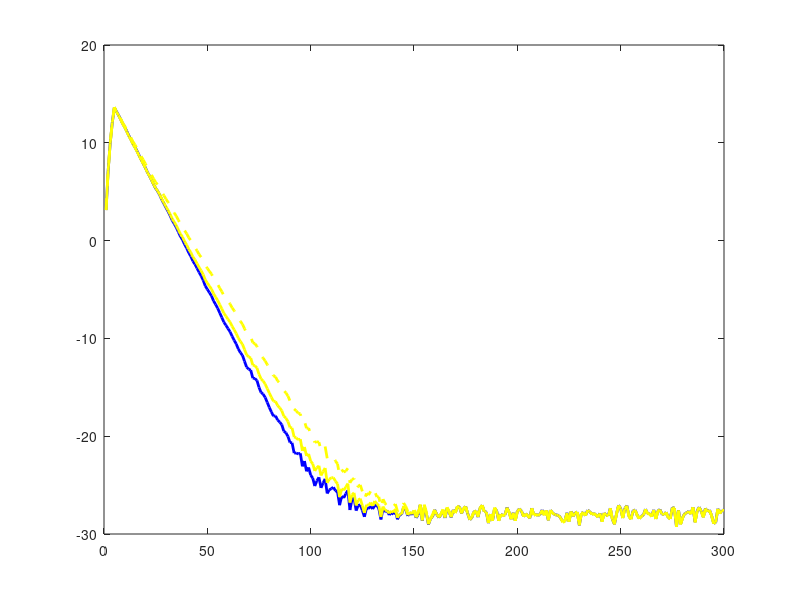

MATLAB code for this plot: (Note: this script raises an error after producing the figure.)
%% Channel Equalization using Least Mean Square (LMS) algorithm
% Author: SHUJAAT KHAN
% cite: Sadiq, Alishba, Imran Naseem, Shujaat Khan, Muhammad Moinuddin, Roberto Togneri, and Mohammed Bennamoun. "A novel quantum calculus-based complex least mean square algorithm (q-CLMS)." Applied Intelligence (2022): 1-20.

clc;
clear all;
close all;
pskmod_true = 1; % same as in paper
%pskmod_true = 0; % In case if you don't have Communication Toolbox

%% Channel and noise level

%h = [0.9 0.3 0.5 -0.1]; % Channel
SNRr = 20;              % Noise Level

%% LMS parameters
runs = 100;        % Number of independent runs (training repetation)
eta_CLMS = 4e-2;         % Learning rate / step size
eta_qCLMS = 1e-2;
order=20;           % Order of the equalizer

%% Visualization settings
f_size=14;   % Font size of figure
lw=2;       % linewidth of plot
f_FCLMS = [0.9 0.75];
mu_FCLMS = 1e-2;%9e-4;
mu_FoCLMS = 5e-2;
q=ones(order,1);
eU=zeros(order,1);
eta_max = 0.3;
%% Algorithm
for run = 1 : runs
    %% intialize weights
    h = 1 + 0*complex(randn(5,1),randn(5,1));
    U = zeros(order,1); % Input frame
    W = randn(order,1); % Initial Weigths
    Wq = W;
    W_FCLMS1 = W;
    W_FCLMS2 = W; 
    W_FoCLMS1 = W;
    W_FoCLMS2 = W;
    %% Input/Output data
    N = 300;               % Number of samples
    Bits = 16;               % Number of bits for modulation (2-bit for Binary modulation)
    if(pskmod_true)
        data = randi([0 1],1,N);        % Random signal
        d = real(pskmod(data,Bits));    % BPSK Modulated signal (desired/output)
    else
        %d = randn(1,N);                 % Gaussian Random signal
        d = randi([0 2^(Bits-1)],1,N)./(2^(Bits-1));        % Uniform Random signal
    end
    r = filter(h,1,d);              % Signal after passing through channel
    x = awgn(r, SNRr);              % Noisy Signal after channel (given/input)

    for n = 1 : N
        U(1,2:end) = U(1,1:end-1);  % Sliding window
        U(1,1) = x(n);              % Present Input
        %CLMS
        y = (W')*U;             % Calculating output of LMS
        e = d(n) - y;           % Instantaneous error 
        W = W +  0.05*eta_CLMS * conj(e) * U ;  % Weight update rule of LMS
        CLMS(run,n) = e * e';        % Instantaneous square error
        
        % Eq-CLMS
        Yq = (Wq')*U;
        eq = d(n)-Yq;
        eU(1,2:end) = eU(1,1:end-1);
        eU(1,1) = abs(eq);
        
        if((abs(eq))>(eta_max)) % original
        eU(:,:) = 1*eta_max;
        end
        
        q = (eU);
        
        Wq = Wq + 1.5*eta_qCLMS*conj(eq)*U.*q;
        EqCLMS(run,n) = eq * eq';
        
        %CFLMS
          y_FCLMS1 = (W_FCLMS1')*U;
        e_FCLMS1 = d(n) - y_FCLMS1;      

        W_FCLMS1 = W_FCLMS1 + 0.1*mu_FCLMS*conj(e_FCLMS1)*U ...,
            +  (0.1*mu_FCLMS/gamma(2-f_FCLMS(1)))*conj(e_FCLMS1)*U.*(W_FCLMS1.^(1-f_FCLMS(1)));
         K_FCLMS(run,n) = e_FCLMS1 * e_FCLMS1';
         
         
         y_FCLMS2 = (W_FCLMS2')*U;
        e_FCLMS2 = d(n) - y_FCLMS2;      

        W_FCLMS2 = W_FCLMS2 + 0.1*mu_FCLMS*conj(e_FCLMS2)*U ...,
            +  (0.1*mu_FCLMS/gamma(2-f_FCLMS(2)))*conj(e_FCLMS2)*U.*(W_FCLMS2.^(1-f_FCLMS(2)));
         K_FCLMS2(run,n) = e_FCLMS2 * e_FCLMS2';
         
         %FoCLMS
         
          y_FoCLMS1 = (W_FoCLMS1')*(U);
        e_FoCLMS1 = d(n) - y_FoCLMS1;      
A = 0.05*mu_FoCLMS/(2*gamma(2-f_FCLMS(1)));
      W_FoCLMS1 = W_FoCLMS1 + A*(conj(e_FoCLMS1)*U).*(real(W_FoCLMS1).^(1-f_FCLMS(1))+imag(W_FoCLMS1).^(1-f_FCLMS(1)))...,
        + A*(e_FoCLMS1*conj(U)).*(real(W_FoCLMS1).^(1-f_FCLMS(1))-imag(W_FoCLMS1).^(1-f_FCLMS(1)));
                
        Q_FoCLMS(run,n) = e_FoCLMS1* e_FoCLMS1';
        
          y_FoCLMS2 = (W_FoCLMS2')*(U);
        e_FoCLMS2 = d(n) - y_FoCLMS2;      
A = 0.05*mu_FoCLMS/(2*gamma(2-f_FCLMS(2)));
      W_FoCLMS2 = W_FoCLMS2 + A*(conj(e_FoCLMS2)*U).*(real(W_FoCLMS2).^(1-f_FCLMS(2))+imag(W_FoCLMS2).^(1-f_FCLMS(2)))...,
        + A*(e_FoCLMS2*conj(U)).*(real(W_FoCLMS2).^(1-f_FCLMS(2))-imag(W_FoCLMS2).^(1-f_FCLMS(2)));
                
        Q_FoCLMS2(run,n) = e_FoCLMS2* e_FoCLMS2';

        
        
    end
end

%% Calculation of performance parameters

MSE_CLMS = mean(CLMS,1);     % Mean square error
MSE_EqCLMS = mean(EqCLMS,1);
MSE_FCLMS = mean(K_FCLMS,1);
MSE_FCLMS2 = mean(K_FCLMS2,1);
MSE_FoCLMS = mean(Q_FoCLMS,1);
MSE_FoCLMS2 = mean(Q_FoCLMS2,1);

%% Plots
figure % MSE
% plot(10*log10(MJ),'->k','linewidth',lw)
plot(10*log10(MSE_CLMS),'b','linewidth',lw)
hold on
plot(10*log10(MSE_FCLMS),'cy','linewidth',lw)
plot(10*log10(MSE_FCLMS2),'cy--','linewidth',lw)
plot(10*log10(MSE_FoCLMS),'mag','linewidth',lw)
plot(10*log10(MSE_FoCLMS2),'mag--','linewidth',lw)
plot(10*log10(MSE_EqCLMS),'k','linewidth',lw)
lgd = legend('CLMS','CFLMS(0.9)','CFLMS(0.75)','FoCLMS(0.9)','FoCLMS(0.75)','Eq-CLMS')
xlabel('Number of iterations','FontSize',14,'FontWeight','bold','Color','k')
ylabel('MSE (dB)','FontSize',14,'FontWeight','bold','Color','k')
set(lgd,'FontSize',f_size)
grid minor
% save('Results_ChannelEqualization40.mat')

